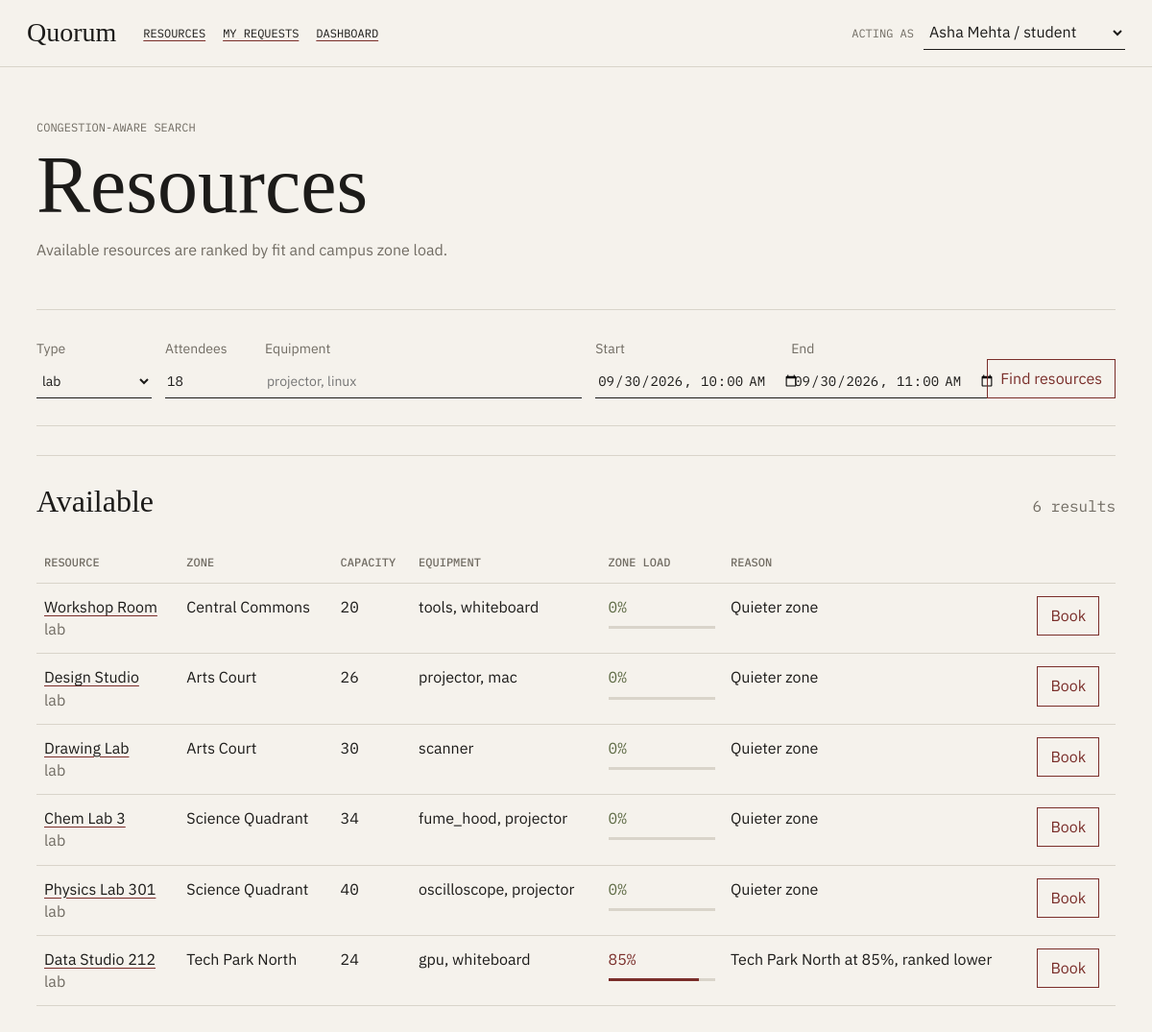
Page /resources on the committed database.
### app/models.py (models this page shows)
class Resource(Base):
    __tablename__ = "resources"
    id: Mapped[int] = mapped_column(Integer, primary_key=True)
    name: Mapped[str] = mapped_column(String(120), nullable=False)
    type: Mapped[str] = mapped_column(String(40), nullable=False)
    zone_id: Mapped[int] = mapped_column(ForeignKey("zones.id"), nullable=False)
    capacity: Mapped[int] = mapped_column(Integer, nullable=False)
    equipment: Mapped[list[str]] = mapped_column(JSON, nullable=False, default=list)
    requires_approval: Mapped[bool] = mapped_column(Boolean, nullable=False, default=False)
    status: Mapped[str] = mapped_column(String(30), nullable=False, default="active")
    open_time: Mapped[time] = mapped_column(Time, nullable=False)
    close_time: Mapped[time] = mapped_column(Time, nullable=False)
    zone: Mapped[Zone] = relationship(back_populates="resources")
    unavailability: Mapped[list["Unavailability"]] = relationship(
        back_populates="resource", cascade="all, delete-orphan"
    )
    requests: Mapped[list["Request"]] = relationship(back_populates="resource")

class Zone(Base):
    __tablename__ = "zones"
    id: Mapped[int] = mapped_column(Integer, primary_key=True)
    name: Mapped[str] = mapped_column(String(120), nullable=False)
    building: Mapped[str] = mapped_column(String(120), nullable=False)
    floor: Mapped[str] = mapped_column(String(40), nullable=False)
    resources: Mapped[list["Resource"]] = relationship(back_populates="zone")

### app/main.py (the view)
@app.get("/resources")
def resources(web_request: WebRequest, db: Session = Depends(get_db)):
    now = datetime.now()
    week_start = datetime.combine((now - timedelta(days=now.weekday())).date(), time.min)
    default_start = week_start + timedelta(days=2, hours=10)
    start_value = web_request.query_params.get("start", default_start.strftime("%Y-%m-%dT%H:%M"))
    end_value = web_request.query_params.get(
        "end", (default_start + timedelta(hours=1)).strftime("%Y-%m-%dT%H:%M")
    )
    resource_type = web_request.query_params.get("type", "lab")
    equipment_value = web_request.query_params.get("equipment", "")
    try:
        attendees = max(1, int(web_request.query_params.get("attendees", "18")))
        start_dt = parse_dt(start_value)
        end_dt = parse_dt(end_value)
        if end_dt <= start_dt:
            raise ValueError
        equipment = [item.strip() for item in equipment_value.split(",") if item.strip()]
        results = ranked_resources(
            db,
            resource_type=resource_type,
            attendees=attendees,
            equipment=equipment,
            start=start_dt,
            end=end_dt,
        )
        error = web_request.query_params.get("error")
    except ValueError:
        results = []
        attendees = 18
        error = "Choose a valid time range."
    message = web_request.query_params.get("message")
    return render(
        web_request,
        "resources.html",
        {
            "results": results,
            "message": message,
            "error": error,
            "filters": {
                "type": resource_type,
                "attendees": attendees,
                "equipment": equipment_value,
                "start": start_value,
                "end": end_value,
            },
        },
        db,
    )

### app/templates/resources.html (shortened to what this page needs)
{% extends "base.html" %}
{% block content %}
<section class="page-head">
  <p class="kicker">Congestion-aware search</p>
  <h1>Resources</h1>
  <p>Available resources are ranked by fit and campus zone load.</p>
</section>
<form class="search-form" action="/resources" method="get">
  <label>Type
    <select name="type">
      {% for type in ["lab", "classroom", "seminar_hall", "equipment"] %}
      <option value="{{ type }}" {% if filters.type == type %}selected{% endif %}>{{ type.replace("_", " ") }}</option>
      {% endfor %}
    </select>
  </label>
  <label>Attendees<input name="attendees" type="number" min="1" value="{{ filters.attendees }}" required></label>
  <label>Equipment<input name="equipment" value="{{ filters.equipment }}" placeholder="projector, linux"></label>
  <label>Start<input name="start" type="datetime-local" step="1800" value="{{ filters.start }}" required></label>
  <label>End<input name="end" type="datetime-local" step="1800" value="{{ filters.end }}" required></label>
  <button type="submit">Find resources</button>
</form>
<section class="rule-section results-head split">
  <h2>Available</h2>
  <p class="mono">{{ results|length }} results</p>
</section>
{% if results %}
<div class="table-scroll">
  <table>
    <thead>
      <tr><th>Resource</th><th>Zone</th><th>Capacity</th><th>Equipment</th><th>Zone load</th><th>Reason</th><th></th></tr>
    </thead>
    <tbody>
      {% for item in results %}
      <tr>
        <td><a href="/resources/{{ item.resource.id }}">{{ item.resource.name }}</a><br><span class="muted">{{ item.resource.type.replace("_", " ") }}</span></td>
        <td>{{ item.resource.zone.name }}</td>
        <td class="mono">{{ item.resource.capacity }}</td>
        <td>{{ ", ".join(item.resource.equipment) }}</td>
        <td class="load-cell {% if item.zone_load > 0.6 %}overloaded{% elif item.zone_load <= 0.3 %}quiet{% endif %}">
          <span class="mono">{{ item.load_percent }}%</span>
          <span class="load-track" aria-hidden="true"><span style="width: {{ item.bar_width }}%"></span></span>
        </td>
        <td>{{ item.reason }}</td>
        <td>
          <form action="/requests" method="post">
            <button type="submit">Book</button>
          </form>
        </td>
      </tr>
      {% endfor %}
    </tbody>
  </table>
</div>
{% else %}
<section class="empty-state">
  <h2>No available resources</h2>
  <p>Try another time, a smaller group, or fewer equipment requirements.</p>
</section>
{% endif %}
{% endblock %}

### app/static/styles.css (style rules this page uses)
:root { --paper: #f5f2ec; --ink: #1c1b19; --rule: #d9d4ca; --accent: #7a2e2a; --olive: #5e6b45; --muted: #716c63; }
* { box-sizing: border-box; }
body { margin: 0; background: var(--paper); color: var(--ink); font-family: "IBM Plex Sans", Arial, sans-serif; line-height: 1.45; }
a { color: inherit; text-decoration-color: var(--accent); text-underline-offset: 3px; }
nav a, .switcher label, .status, .kicker, th { font-family: "IBM Plex Mono", Consolas, monospace; font-size: 12px; text-transform: uppercase; letter-spacing: 0; }
h1, h2 { font-family: "Instrument Serif", Georgia, serif; font-weight: 400; margin: 0; }
h1 { font-size: clamp(48px, 7vw, 92px); line-height: 0.95; }
h2 { font-size: 32px; margin-bottom: 18px; }
.page-head { border-bottom: 1px solid var(--rule); padding-bottom: 34px; margin-bottom: 30px; }
.page-head p { max-width: 700px; color: var(--muted); }
.split { display: flex; justify-content: space-between; gap: 30px; }
.rule-section { border-top: 1px solid var(--rule); padding-top: 24px; margin-top: 30px; }
table { width: 100%; border-collapse: collapse; }
th, td { border-bottom: 1px solid var(--rule); padding: 13px 8px; text-align: left; vertical-align: top; }
th { color: var(--muted); font-weight: 500; }
.mono, input[type="datetime-local"], input[type="time"], input[type="number"] { font-family: "IBM Plex Mono", Consolas, monospace; font-variant-numeric: tabular-nums; }
.muted { color: var(--muted); }
.search-form { display: grid; grid-template-columns: 120px 90px minmax(150px, 1fr) 190px 190px auto; align-items: end; gap: 14px; border-bottom: 1px solid var(--rule); padding-bottom: 28px; }
label { display: grid; gap: 6px; color: var(--muted); font-size: 14px; }
input, select, button { background: transparent; border: 0; border-bottom: 1px solid var(--ink); border-radius: 0; color: var(--ink); font: inherit; min-height: 36px; padding: 6px 2px; }
button, .action { border: 1px solid var(--accent); color: var(--accent); cursor: pointer; display: inline-block; padding: 8px 13px; text-decoration: none; white-space: nowrap; }
.table-scroll { overflow-x: auto; }
.results-head { align-items: baseline; }
.results-head p, .section-title p { color: var(--muted); margin: 0; }
.load-cell, .utilization-cell { min-width: 115px; }
.load-track { display: block; height: 3px; margin-top: 8px; width: 100%; background: var(--rule); }
.load-track span { display: block; height: 100%; background: var(--ink); }
.load-cell.quiet { color: var(--olive); }
.load-cell.overloaded { color: var(--accent); }
.load-cell.overloaded .load-track span { background: var(--accent); }

### rows in the picture
Resource: resource.name "Workshop Room", resource.type.replace "lab", resource.capacity "20", equipment "tools, whiteboard"
Zone: resource.zone.name "Central Commons"
Resource: resource.name "Design Studio", resource.type.replace "lab", resource.capacity "26", equipment "projector, mac"
Zone: resource.zone.name "Arts Court" "Arts Court"
Resource: resource.name "Drawing Lab", resource.type.replace "lab", resource.capacity "30", equipment "scanner"
Resource: resource.name "Chem Lab 3", resource.type.replace "lab", resource.capacity "34", equipment "fume_hood, projector"
Zone: resource.zone.name "Science Quadrant" "Science Quadrant"
Resource: resource.name "Physics Lab 301", resource.type.replace "lab", resource.capacity "40", equipment "oscilloscope, projector"
Resource: resource.name "Data Studio 212", resource.type.replace "lab", resource.capacity "24", equipment "gpu, whiteboard"
Zone: resource.zone.name "Tech Park North"

### other values in the picture
{{ results|length }} "6"
{{ item.load_percent }} "0" "0" "0" "0" "0" "85"
{{ item.reason }} "Quieter zone" "Quieter zone" "Quieter zone" "Quieter zone" "Quieter zone" "Tech Park North at 85%, ranked lower"
form field user_id "Asha Mehta / student"
form field type "lab"
